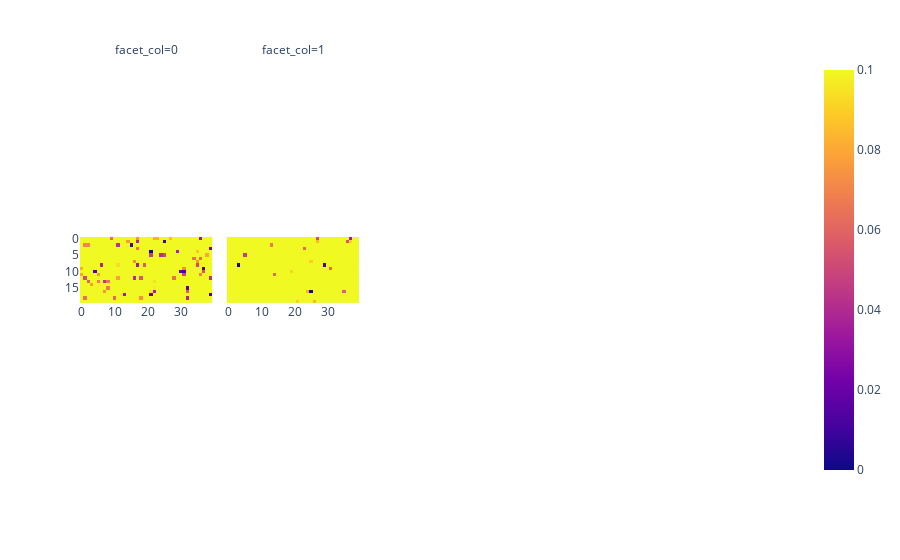

Notebook cell for this chart:
### Code cell
import plotly.express as px
import numpy as np
imgR = np.random.rand(20, 40)
imgR2 = np.random.rand(20, 40)*5

img = np.stack([imgR,imgR2])

fig = px.imshow(img,zmin=0,zmax=.1, facet_col=0,  facet_col_wrap=5)
fig.update_traces(colorscale = 'blues',)

fig.show()

### Figure 1 — Plotly figure (JSON) as saved in the notebook; plotly's stock layout.template omitted (floating-point values rounded to 4 significant figures; data arrays with more than 128 entries replaced by an {"elided": "..."} marker saying what was removed)
{"data": [{"coloraxis": "coloraxis", "colorscale": [[0, "rgb(247,251,255)"], [0.125, "rgb(222,235,247)"], [0.25, "rgb(198,219,239)"], [0.375, "rgb(158,202,225)"], [0.5, "rgb(107,174,214)"], [0.625, "rgb(66,146,198)"], [0.75, "rgb(33,113,181)"], [0.875, "rgb(8,81,156)"], [1, "rgb(8,48,107)"]], "hovertemplate": "x: %{x}<br>y: %{y}<br>color: %{z}<extra></extra>", "name": "0", "type": "heatmap", "xaxis": "x", "yaxis": "y", "z": {"elided": "20x40 float values"}}, {"coloraxis": "coloraxis", "colorscale": [[0, "rgb(247,251,255)"], [0.125, "rgb(222,235,247)"], [0.25, "rgb(198,219,239)"], [0.375, "rgb(158,202,225)"], [0.5, "rgb(107,174,214)"], [0.625, "rgb(66,146,198)"], [0.75, "rgb(33,113,181)"], [0.875, "rgb(8,81,156)"], [1, "rgb(8,48,107)"]], "hovertemplate": "x: %{x}<br>y: %{y}<br>color: %{z}<extra></extra>", "name": "1", "type": "heatmap", "xaxis": "x2", "yaxis": "y2", "z": {"elided": "20x40 float values"}}], "layout": {"annotations": [{"font": {}, "showarrow": false, "text": "facet_col=0", "x": 0.092, "xanchor": "center", "xref": "paper", "y": 1, "yanchor": "bottom", "yref": "paper"}, {"font": {}, "showarrow": false, "text": "facet_col=1", "x": 0.296, "xanchor": "center", "xref": "paper", "y": 1, "yanchor": "bottom", "yref": "paper"}], "coloraxis": {"cmax": 0.1, "cmin": 0, "colorscale": [[0, "#0d0887"], [0.1111, "#46039f"], [0.2222, "#7201a8"], [0.3333, "#9c179e"], [0.4444, "#bd3786"], [0.5556, "#d8576b"], [0.6667, "#ed7953"], [0.7778, "#fb9f3a"], [0.8889, "#fdca26"], [1, "#f0f921"]]}, "margin": {"t": 60}, "xaxis": {"anchor": "y", "constrain": "domain", "domain": [0, 0.184], "scaleanchor": "y"}, "xaxis2": {"anchor": "y2", "domain": [0.204, 0.388], "matches": "x"}, "xaxis3": {"anchor": "y3", "domain": [0.408, 0.592], "matches": "x"}, "xaxis4": {"anchor": "y4", "domain": [0.612, 0.796], "matches": "x"}, "xaxis5": {"anchor": "y5", "domain": [0.816, 1], "matches": "x"}, "yaxis": {"anchor": "x", "autorange": "reversed", "constrain": "domain", "domain": [0, 1]}, "yaxis2": {"anchor": "x2", "domain": [0, 1], "matches": "y", "showticklabels": false}, "yaxis3": {"anchor": "x3", "domain": [0, 1], "matches": "y", "showticklabels": false}, "yaxis4": {"anchor": "x4", "domain": [0, 1], "matches": "y", "showticklabels": false}, "yaxis5": {"anchor": "x5", "domain": [0, 1], "matches": "y", "showticklabels": false}}}
